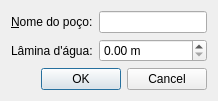
<?xml version="1.0" encoding="UTF-8"?>
<ui version="4.0">
 <class>DadosPoco</class>
 <widget class="QWidget" name="DadosPoco">
  <property name="windowTitle">
   <string>Dados do poço</string>
  </property>
  <layout class="QVBoxLayout" name="layoutPrincipal">
   <item>
    <layout class="QFormLayout" name="formulario">
     <item row="0" column="0">
      <widget class="QLabel" name="rotuloNome">
       <property name="text">
        <string>&amp;Nome do poço:</string>
       </property>
       <property name="buddy">
        <cstring>campoNome</cstring>
       </property>
      </widget>
     </item>
     <item row="0" column="1">
      <widget class="QLineEdit" name="campoNome"/>
     </item>
     <item row="1" column="0">
      <widget class="QLabel" name="rotuloLamina">
       <property name="text">
        <string>Lâmina d'água:</string>
       </property>
      </widget>
     </item>
     <item row="1" column="1">
      <widget class="QDoubleSpinBox" name="campoLamina">
       <property name="suffix">
        <string> m</string>
       </property>
       <property name="maximum">
        <double>3500.000000000000000</double>
       </property>
      </widget>
     </item>
    </layout>
   </item>
   <item>
    <widget class="QDialogButtonBox" name="botoes">
     <property name="standardButtons">
      <set>QDialogButtonBox::Cancel|QDialogButtonBox::Ok</set>
     </property>
    </widget>
   </item>
  </layout>
 </widget>
 <tabstops>
  <tabstop>campoNome</tabstop>
  <tabstop>campoLamina</tabstop>
 </tabstops>
 <resources/>
 <connections/>
</ui>
